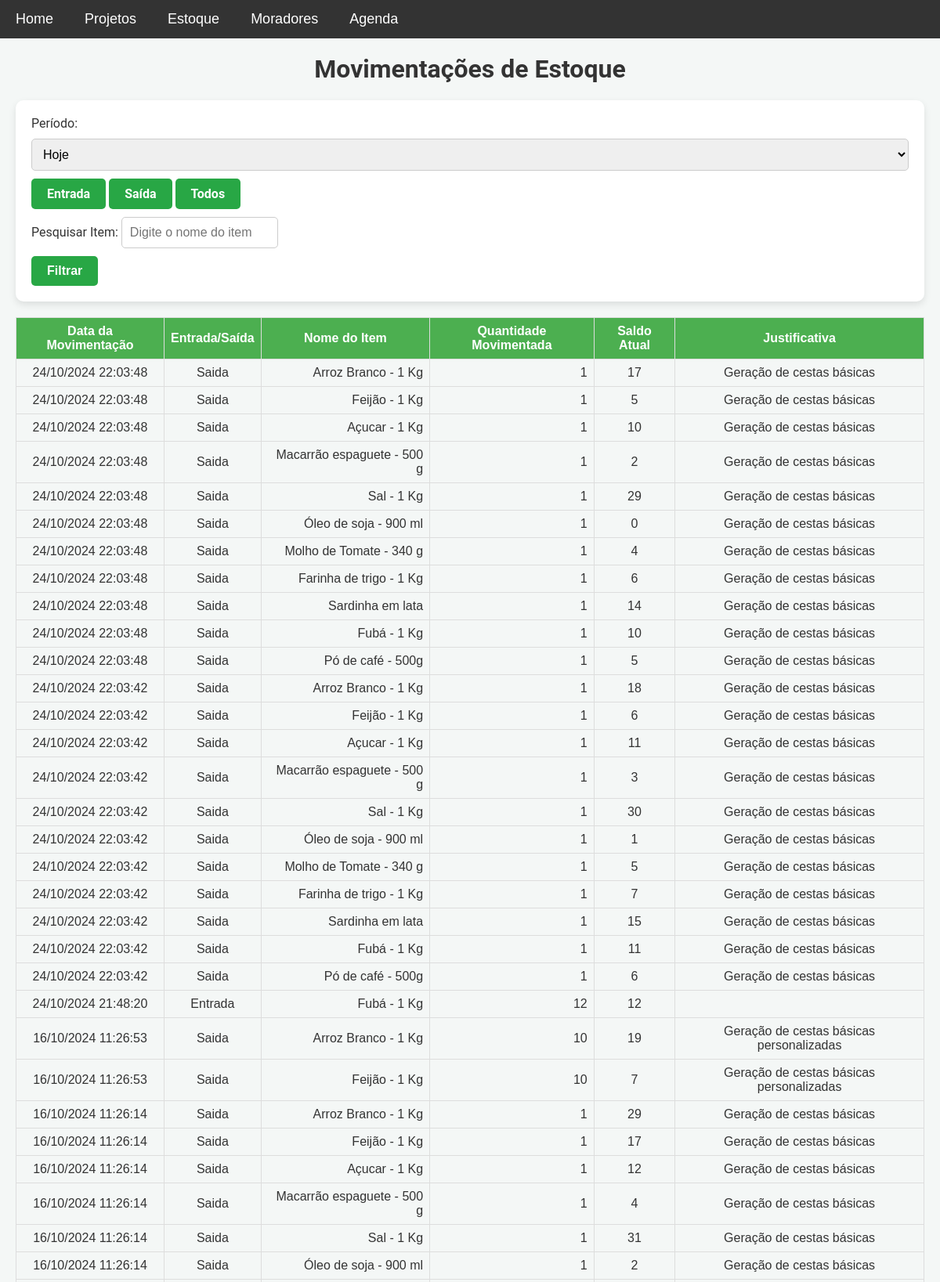
Page /movimentacoes (upper part) on the committed database.
### models.py (models this page shows)
class MovimentacaoEstoque(db.Model):
    __table_args__ = {'extend_existing': True}
    id = db.Column(db.Integer, primary_key=True)
    item_id = db.Column(db.Integer, db.ForeignKey('item.id'), nullable=False)
    tipo_movimentacao = db.Column(db.String(10), nullable=False)  # 'entrada' ou 'saida'
    quantidade = db.Column(db.Integer, nullable=False)
    data_hora = db.Column(db.DateTime, default=datetime.utcnow)  # Mantém em UTC para operações globais
    justificativa = db.Column(db.String(255), nullable=True, default='')  # Define string vazia como padrão
    saldo_atual = db.Column(db.Integer, nullable=False)  # Adiciona o campo saldo atual
    item = db.relationship('Item', backref=db.backref('movimentacoes', lazy=True))

class Item(db.Model):
    __table_args__ = {'extend_existing': True}  # Estende a tabela existente ao invés de tentar recriá-la
    id = db.Column(db.Integer, primary_key=True)
    nome = db.Column(db.String(100), nullable=False)
    descricao = db.Column(db.Text, nullable=False)
    categoria = db.Column(db.String(50), nullable=False)
    quantidade = db.Column(db.Integer, nullable=False, default=0)
    preco = db.Column(db.Float, nullable=False)

### app.py (the view, shortened to what this page needs)
@app.route('/movimentacoes', methods=['GET'])
def movimentacoes_estoque():
    periodo = request.args.get('periodo')  # Filtro de período
    tipo_movimentacao = request.args.get('tipo_movimentacao', 'todos')
    nome_item = request.args.get('nome_item', '').strip()
    query = MovimentacaoEstoque.query.join(Item)
    hoje = datetime.now(tz).date()  # Data de hoje no fuso horário definido
    if periodo == 'hoje':
        query = query.filter(db.func.date(MovimentacaoEstoque.data_hora) == hoje)
    elif periodo == 'semana':
        inicio_semana = hoje - timedelta(days=hoje.weekday())
        query = query.filter(MovimentacaoEstoque.data_hora >= inicio_semana)
    elif periodo == 'mes':
        query = query.filter(
            db.extract('month', MovimentacaoEstoque.data_hora) == hoje.month,
            db.extract('year', MovimentacaoEstoque.data_hora) == hoje.year
        )
    elif periodo == 'ano':
        query = query.filter(db.extract('year', MovimentacaoEstoque.data_hora) == hoje.year)
    elif periodo == 'ultimos_30_dias':
        ultimos_30_dias = hoje - timedelta(days=30)
        query = query.filter(MovimentacaoEstoque.data_hora >= ultimos_30_dias)
    elif periodo == 'ultimos_12_meses':
        ultimos_12_meses = hoje.replace(year=hoje.year - 1)
        query = query.filter(MovimentacaoEstoque.data_hora >= ultimos_12_meses)
    if tipo_movimentacao in ['entrada', 'saida']:
        query = query.filter(MovimentacaoEstoque.tipo_movimentacao == tipo_movimentacao)
    movimentacoes = query.order_by(MovimentacaoEstoque.data_hora.desc()).all()
    if nome_item:
        nome_item_normalizado = remover_acentos(nome_item).lower()
        movimentacoes = [
            m for m in movimentacoes
            if remover_acentos(m.item.nome).lower().find(nome_item_normalizado) != -1
        ]
    return render_template('movimentacoes.html', movimentacoes=movimentacoes, tz=tz)

### templates/movimentacoes.html (shortened to what this page needs)
{% extends 'base.html' %}
{% block content %}
    <h1>Movimentações de Estoque</h1>
    <form method="GET" action="{{ url_for('movimentacoes_estoque') }}">
        <label for="periodo">Período:</label>
        <select name="periodo" id="periodo">
            <option value="hoje" {% if request.args.get('periodo') == 'hoje' %}selected{% endif %}>Hoje</option>
        </select>
        <div class="radio-buttons">
            <label for="entrada" class="btn">Entrada</label>
            <label for="saida" class="btn">Saída</label>
            <label for="todos" class="btn">Todos</label>
        </div>
        <div class="search-bar">
            <label for="nome_item">Pesquisar Item:</label>
            <input type="text" name="nome_item" id="nome_item" placeholder="Digite o nome do item" value="{{ request.args.get('nome_item', '') }}">
        </div>
        <button type="submit">Filtrar</button>
    </form>
    <table class="estoque-table">
        <thead>
            <tr>
                <th>Data da Movimentação</th>
                <th>Entrada/Saída</th>
                <th>Nome do Item</th>
                <th>Quantidade Movimentada</th>
                <th>Saldo Atual</th>
                <th>Justificativa</th>
            </tr>
        </thead>
        <tbody>
            {% for movimentacao in movimentacoes %}
            <tr>
                <td>{{ movimentacao.data_hora.astimezone(tz).strftime('%d/%m/%Y %H:%M:%S') }}</td>
                <td>{{ movimentacao.tipo_movimentacao | capitalize }}</td>
                <td>{{ movimentacao.item.nome }}</td>
                <td>{{ movimentacao.quantidade }}</td>
                <td>{{ movimentacao.saldo_atual }}</td>
                <td>{{ movimentacao.justificativa }}</td>
            </tr>
            {% endfor %}
        </tbody>
    </table>
{% endblock %}

### static/css/style.css (style rules this page uses)
body { font-family: 'Roboto', sans-serif; background-color: #f4f7f6; margin: 0; padding: 0; color: #333; }
h1, h3 { text-align: center; margin-top: 0; }
form { background-color: white; padding: 20px; border-radius: 10px; box-shadow: 0 4px 10px rgba(0, 0, 0, 0.1); margin-bottom: 20px; }
input[type="text"], input[type="date"], textarea, select { width: 100%; padding: 10px; margin: 10px 0; border: 1px solid #ccc; border-radius: 5px; font-size: 16px; box-sizing: border-box; }
form input[type="text"], form input[type="date"] { max-width: 200px; display: inline-block; margin-right: 10px; }
button, .btn { display: inline-block; padding: 10px 20px; background-color: #28a745; color: white; border: none; border-radius: 5px; font-size: 16px; font-weight: bold; cursor: pointer; transition: background-color 0.3s ease, color 0.3s ease; }
.estoque-table, .moradores-table { width: 100%; border-collapse: collapse; margin-top: 20px; font-family: Arial, sans-serif; }
.estoque-table th, .estoque-table td, .moradores-table th, .moradores-table td { border: 1px solid #ddd; padding: 8px; text-align: center; }
.estoque-table th, .moradores-table th { background-color: #4CAF50; color: white; font-weight: bold; }
.estoque-table td:nth-child(3), .estoque-table td:nth-child(4) { text-align: right; }
.search-bar input { width: 100%; max-width: 600px; padding: 10px; margin-top: 10px; font-size: 16px; border: 1px solid #ccc; border-radius: 5px; }

### rows in the picture
MovimentacaoEstoque: data_hora.astimezone "24/10/2024 22:03:48", tipo_movimentacao "Saida", item.nome "Arroz Branco - 1 Kg", quantidade "1", saldo_atual "17", justificativa "Geração de cestas básicas"
MovimentacaoEstoque: data_hora.astimezone "24/10/2024 22:03:48", tipo_movimentacao "Saida", item.nome "Feijão - 1 Kg", quantidade "1", saldo_atual "5", justificativa "Geração de cestas básicas"
MovimentacaoEstoque: data_hora.astimezone "24/10/2024 22:03:48", tipo_movimentacao "Saida", item.nome "Açucar - 1 Kg", quantidade "1", saldo_atual "10", justificativa "Geração de cestas básicas"
MovimentacaoEstoque: data_hora.astimezone "24/10/2024 22:03:48", tipo_movimentacao "Saida", item.nome "Macarrão espaguete - 500 g", quantidade "1", saldo_atual "2", justificativa "Geração de cestas básicas"
MovimentacaoEstoque: data_hora.astimezone "24/10/2024 22:03:48", tipo_movimentacao "Saida", item.nome "Sal - 1 Kg", quantidade "1", saldo_atual "29", justificativa "Geração de cestas básicas"
MovimentacaoEstoque: data_hora.astimezone "24/10/2024 22:03:48", tipo_movimentacao "Saida", item.nome "Óleo de soja - 900 ml", quantidade "1", saldo_atual "0", justificativa "Geração de cestas básicas"
MovimentacaoEstoque: data_hora.astimezone "24/10/2024 22:03:48", tipo_movimentacao "Saida", item.nome "Molho de Tomate - 340 g", quantidade "1", saldo_atual "4", justificativa "Geração de cestas básicas"
MovimentacaoEstoque: data_hora.astimezone "24/10/2024 22:03:48", tipo_movimentacao "Saida", item.nome "Farinha de trigo - 1 Kg", quantidade "1", saldo_atual "6", justificativa "Geração de cestas básicas"
MovimentacaoEstoque: data_hora.astimezone "24/10/2024 22:03:48", tipo_movimentacao "Saida", item.nome "Sardinha em lata", quantidade "1", saldo_atual "14", justificativa "Geração de cestas básicas"
MovimentacaoEstoque: data_hora.astimezone "24/10/2024 22:03:48", tipo_movimentacao "Saida", item.nome "Fubá - 1 Kg", quantidade "1", saldo_atual "10", justificativa "Geração de cestas básicas"
MovimentacaoEstoque: data_hora.astimezone "24/10/2024 22:03:48", tipo_movimentacao "Saida", item.nome "Pó de café - 500g", quantidade "1", saldo_atual "5", justificativa "Geração de cestas básicas"
MovimentacaoEstoque: data_hora.astimezone "24/10/2024 22:03:42", tipo_movimentacao "Saida", item.nome "Arroz Branco - 1 Kg", quantidade "1", saldo_atual "18", justificativa "Geração de cestas básicas"
MovimentacaoEstoque: data_hora.astimezone "24/10/2024 22:03:42", tipo_movimentacao "Saida", item.nome "Feijão - 1 Kg", quantidade "1", saldo_atual "6", justificativa "Geração de cestas básicas"
MovimentacaoEstoque: data_hora.astimezone "24/10/2024 22:03:42", tipo_movimentacao "Saida", item.nome "Açucar - 1 Kg", quantidade "1", saldo_atual "11", justificativa "Geração de cestas básicas"
MovimentacaoEstoque: data_hora.astimezone "24/10/2024 22:03:42", tipo_movimentacao "Saida", item.nome "Macarrão espaguete - 500 g", quantidade "1", saldo_atual "3", justificativa "Geração de cestas básicas"
MovimentacaoEstoque: data_hora.astimezone "24/10/2024 22:03:42", tipo_movimentacao "Saida", item.nome "Sal - 1 Kg", quantidade "1", saldo_atual "30", justificativa "Geração de cestas básicas"
MovimentacaoEstoque: data_hora.astimezone "24/10/2024 22:03:42", tipo_movimentacao "Saida", item.nome "Óleo de soja - 900 ml", quantidade "1", saldo_atual "1", justificativa "Geração de cestas básicas"
MovimentacaoEstoque: data_hora.astimezone "24/10/2024 22:03:42", tipo_movimentacao "Saida", item.nome "Molho de Tomate - 340 g", quantidade "1", saldo_atual "5", justificativa "Geração de cestas básicas"
MovimentacaoEstoque: data_hora.astimezone "24/10/2024 22:03:42", tipo_movimentacao "Saida", item.nome "Farinha de trigo - 1 Kg", quantidade "1", saldo_atual "7", justificativa "Geração de cestas básicas"
MovimentacaoEstoque: data_hora.astimezone "24/10/2024 22:03:42", tipo_movimentacao "Saida", item.nome "Sardinha em lata", quantidade "1", saldo_atual "15", justificativa "Geração de cestas básicas"
MovimentacaoEstoque: data_hora.astimezone "24/10/2024 22:03:42", tipo_movimentacao "Saida", item.nome "Fubá - 1 Kg", quantidade "1", saldo_atual "11", justificativa "Geração de cestas básicas"
MovimentacaoEstoque: data_hora.astimezone "24/10/2024 22:03:42", tipo_movimentacao "Saida", item.nome "Pó de café - 500g", quantidade "1", saldo_atual "6", justificativa "Geração de cestas básicas"
MovimentacaoEstoque: data_hora.astimezone "24/10/2024 21:48:20", tipo_movimentacao "Entrada", item.nome "Fubá - 1 Kg", quantidade "12", saldo_atual "12"
MovimentacaoEstoque: data_hora.astimezone "16/10/2024 11:26:53", tipo_movimentacao "Saida", item.nome "Arroz Branco - 1 Kg", quantidade "10", saldo_atual "19", justificativa "Geração de cestas básicas personalizadas"
MovimentacaoEstoque: data_hora.astimezone "16/10/2024 11:26:53", tipo_movimentacao "Saida", item.nome "Feijão - 1 Kg", quantidade "10", saldo_atual "7", justificativa "Geração de cestas básicas personalizadas"
MovimentacaoEstoque: data_hora.astimezone "16/10/2024 11:26:14", tipo_movimentacao "Saida", item.nome "Arroz Branco - 1 Kg", quantidade "1", saldo_atual "29", justificativa "Geração de cestas básicas"
MovimentacaoEstoque: data_hora.astimezone "16/10/2024 11:26:14", tipo_movimentacao "Saida", item.nome "Feijão - 1 Kg", quantidade "1", saldo_atual "17", justificativa "Geração de cestas básicas"
MovimentacaoEstoque: data_hora.astimezone "16/10/2024 11:26:14", tipo_movimentacao "Saida", item.nome "Açucar - 1 Kg", quantidade "1", saldo_atual "12", justificativa "Geração de cestas básicas"
MovimentacaoEstoque: data_hora.astimezone "16/10/2024 11:26:14", tipo_movimentacao "Saida", item.nome "Macarrão espaguete - 500 g", quantidade "1", saldo_atual "4", justificativa "Geração de cestas básicas"
MovimentacaoEstoque: data_hora.astimezone "16/10/2024 11:26:14", tipo_movimentacao "Saida", item.nome "Sal - 1 Kg", quantidade "1", saldo_atual "31", justificativa "Geração de cestas básicas"
MovimentacaoEstoque: data_hora.astimezone "16/10/2024 11:26:14", tipo_movimentacao "Saida", item.nome "Óleo de soja - 900 ml", quantidade "1", saldo_atual "2", justificativa "Geração de cestas básicas"
